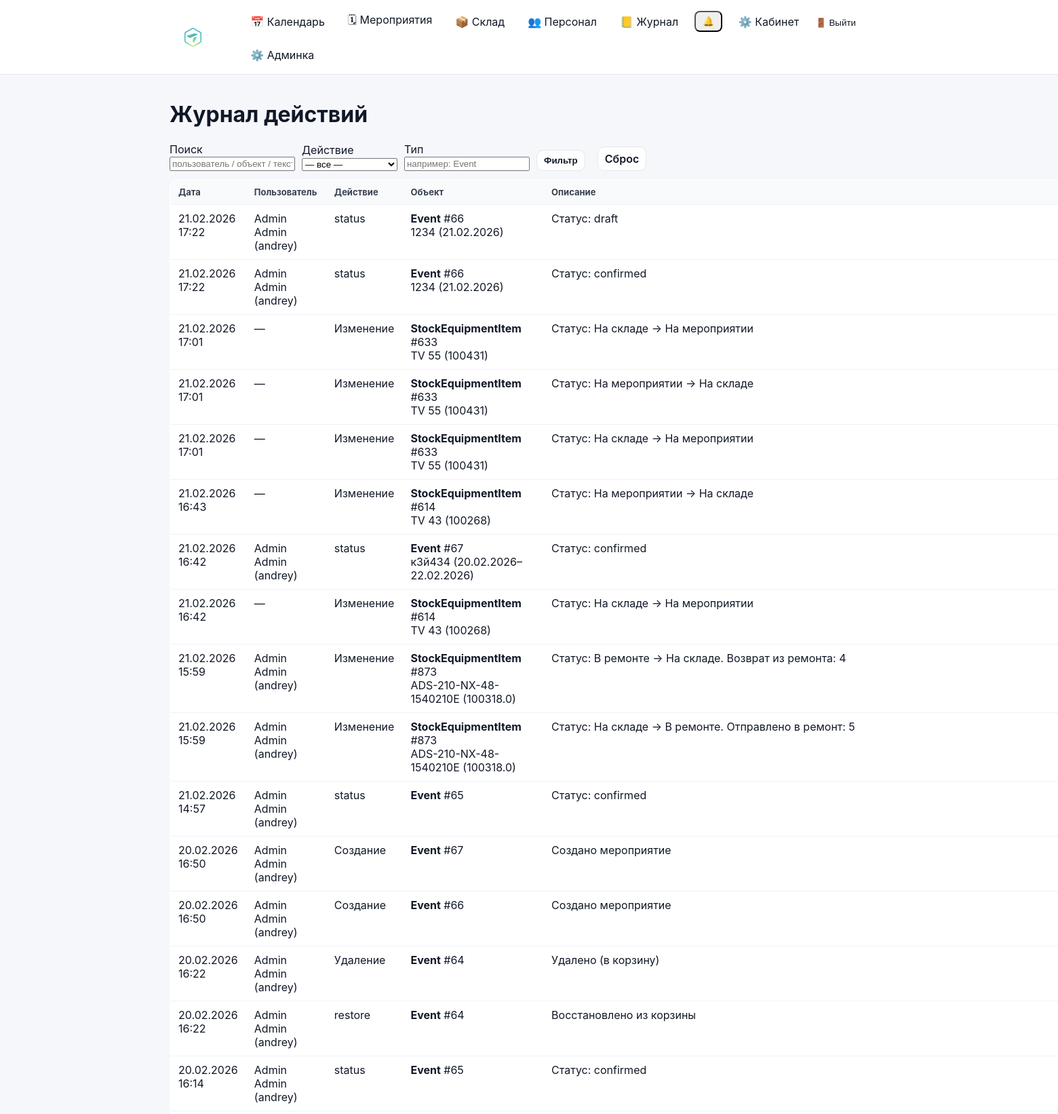
Screenshot of /audit/ (signed in, upper part) with the database file from the repository.
### audit/models.py (models this page shows, shortened)
class AuditLog(models.Model):
    ACTION_CREATE = "create"
    ACTION_UPDATE = "update"
    ACTION_DELETE = "delete"
    ACTION_CHOICES = (
        (ACTION_CREATE, "Создание"),
        (ACTION_UPDATE, "Изменение"),
        (ACTION_DELETE, "Удаление"),
    )
    created_at = models.DateTimeField(auto_now_add=True)
    actor = models.ForeignKey(
        settings.AUTH_USER_MODEL,
        on_delete=models.SET_NULL,
        null=True,
        blank=True,
        related_name="audit_logs",
        verbose_name="Кто сделал",
    )
    action = models.CharField(max_length=20, choices=ACTION_CHOICES)
    entity_type = models.CharField(max_length=120)         # например "Equipment"
    entity_id = models.CharField(max_length=64, blank=True)  # id как строка (на всякий)
    entity_repr = models.CharField(max_length=255, blank=True)
    message = models.TextField(blank=True)
    meta = models.JSONField(default=dict, blank=True)
    class Meta:
        ordering = ("-created_at",)

### accounts/models.py (models this page shows, shortened)
class User(AbstractUser):
    phone = models.CharField("Телефон", max_length=30, blank=True, default="")
    patronymic = models.CharField("Отчество", max_length=150, blank=True, default="")
    class Meta(AbstractUser.Meta):
        permissions = [
            ("manage_staff", "Can manage staff (users/roles)"),
        ]

### audit/views.py (the view, shortened to what this page needs)
# urls.py: path("", audit_list_view, name="audit_list"),
@login_required
def audit_list_view(request):
    if not can_manage_staff(request.user):
        return HttpResponseForbidden("Нет доступа")
    qs = AuditLog.objects.select_related("actor").all()
    q = (request.GET.get("q") or "").strip()
    action = (request.GET.get("action") or "").strip()
    etype = (request.GET.get("type") or "").strip()
    if action:
        qs = qs.filter(action=action)
    if etype:
        qs = qs.filter(entity_type=etype)
    return render(
        request,
        "audit/audit_list.html",
        {
            "logs": qs[:500],  # чтобы не грузить бесконечно
            "q": q,
            "action": action,
            "type": etype,
        },
    )

### accounts/context_processors.py (called while the page is built)
def authz_flags(request):
    user = getattr(request, "user", None)
    return {
        "can_manage_staff": can_manage_staff(user),
        "can_edit_event_card": can_edit_event_card(user),
        "can_edit_event_equipment": can_edit_event_equipment(user),
        "can_edit_inventory": can_edit_inventory(user),
        "can_view_stock": can_view_stock(user),
    }

### accounts/permissions.py (called while the page is built)
def _ok(user) -> bool:
    return bool(user and user.is_authenticated)

def is_super(user) -> bool:
    return bool(_ok(user) and getattr(user, "is_superuser", False))

def can_manage_staff(user) -> bool:
    return is_super(user) or (_ok(user) and user.has_perm("accounts.manage_staff"))

def can_edit_inventory(user) -> bool:
    return is_super(user) or (_ok(user) and user.has_perm("inventory.manage_inventory"))

def can_view_stock(user) -> bool:
    return is_super(user) or (_ok(user) and (user.has_perm("inventory.manage_inventory") or user.has_perm("events.edit_event_card")))

def can_edit_event_card(user) -> bool:
    return is_super(user) or (_ok(user) and user.has_perm("events.edit_event_card"))

def can_edit_event_equipment(user) -> bool:
    return is_super(user) or (_ok(user) and user.has_perm("events.edit_event_equipment"))

### audit/templates/audit/audit_list.html (shortened to what this page needs)
{% extends "base.html" %}
{% block content %}
<h1>Журнал действий</h1>
<form method="get" style="display:flex; gap:10px; flex-wrap:wrap; align-items:end; margin: 12px 0;">
  <div>
    <div class="muted">Поиск</div>
    <input type="text" name="q" value="{{ q }}" placeholder="пользователь / объект / текст" />
  </div>
  <div>
    <div class="muted">Действие</div>
    <select name="action">
      <option value="">— все —</option>
    </select>
  </div>
  <div>
    <div class="muted">Тип</div>
    <input type="text" name="type" value="{{ type }}" placeholder="например: Event" />
  </div>
  <button class="btn-secondary" type="submit">Фильтр</button>
  <a class="btn-secondary" href="{% url 'audit_list' %}">Сброс</a>
</form>
<table class="list-table">
  <thead>
    <tr>
      <th style="width:170px;">Дата</th>
      <th style="width:170px;">Пользователь</th>
      <th style="width:120px;">Действие</th>
      <th>Объект</th>
      <th>Описание</th>
    </tr>
  </thead>
  <tbody>
    {% for row in logs %}
    <tr>
      <td>{{ row.created_at|date:"d.m.Y H:i" }}</td>
      <td>
        {% if row.actor %}
          {% if row.actor.first_name or row.actor.last_name %}
            {{ row.actor.last_name }} {{ row.actor.first_name }}
            <span class="muted">({{ row.actor.username }})</span>
          {% else %}
            {{ row.actor.username }}
          {% endif %}
        {% else %}
          —
        {% endif %}
      </td>
      <td>{{ row.get_action_display }}</td>
      <td>
        <strong>{{ row.entity_type }}</strong>
        {% if row.entity_id %}#{{ row.entity_id }}{% endif %}
        {% if row.entity_repr %}
          <div class="muted">{{ row.entity_repr }}</div>
        {% endif %}
      </td>
      <td>{{ row.message|default:"—" }}</td>
    </tr>
    {% empty %}
    <tr><td colspan="5">Записей пока нет</td></tr>
    {% endfor %}
  </tbody>
</table>
{% endblock %}

### static/css/base.css (style rules this page uses)
* { box-sizing: border-box; }
html, body { height: 100%; }
body { margin: 0; font-family: -apple-system, BlinkMacSystemFont, "Segoe UI", Roboto, Arial, sans-serif; background: #f5f7fb; color: #111827; }
a { color: inherit; text-decoration: none; }
.btn-secondary { display: inline-flex; align-items: center; padding: 7px 10px; border-radius: 10px; border: 1px solid #e5e7eb; background: #ffffff; color: #111827; font-weight: 600; text-decoration: none; margin-right: 8px; transition: transform 160ms ease, box-shadow 160ms ease, background 160ms ease; }
.list-table { width: 100%; border-collapse: collapse; background: #ffffff; border: 1px solid #e5e7eb; border-radius: 12px; overflow: hidden; }
.list-table th, .list-table td { padding: 10px 12px; border-bottom: 1px solid #eef2f7; text-align: left; vertical-align: top; }
.list-table th { background: #f9fafb; font-size: 13px; color: #374151; }

### rows the page displays
AuditLog: created_at "21.02.2026 17:22", actor.last_name "Admin", actor.first_name "Admin", actor.username "andrey", action "status", entity_type "Event", entity_id "66", entity_repr "1234 (21.02.2026)", message "Статус: draft"
AuditLog: created_at "21.02.2026 17:22", actor.last_name "Admin", actor.first_name "Admin", actor.username "andrey", action "status", entity_type "Event", entity_id "66", entity_repr "1234 (21.02.2026)", message "Статус: confirmed"
AuditLog: created_at "21.02.2026 17:01", action "Изменение", entity_type "StockEquipmentItem", entity_id "633", entity_repr "TV 55 (100431)", message "Статус: На складе → На мероприятии"
AuditLog: created_at "21.02.2026 17:01", action "Изменение", entity_type "StockEquipmentItem", entity_id "633", entity_repr "TV 55 (100431)", message "Статус: На мероприятии → На складе"
AuditLog: created_at "21.02.2026 17:01", action "Изменение", entity_type "StockEquipmentItem", entity_id "633", entity_repr "TV 55 (100431)", message "Статус: На складе → На мероприятии"
AuditLog: created_at "21.02.2026 16:43", action "Изменение", entity_type "StockEquipmentItem", entity_id "614", entity_repr "TV 43 (100268)", message "Статус: На мероприятии → На складе"
AuditLog: created_at "21.02.2026 16:42", actor.last_name "Admin", actor.first_name "Admin", actor.username "andrey", action "status", entity_type "Event", entity_id "67", entity_repr "к3й434 (20.02.2026–22.02.2026)", message "Статус: confirmed"
AuditLog: created_at "21.02.2026 16:42", action "Изменение", entity_type "StockEquipmentItem", entity_id "614", entity_repr "TV 43 (100268)", message "Статус: На складе → На мероприятии"
AuditLog: created_at "21.02.2026 15:59", actor.last_name "Admin", actor.first_name "Admin", actor.username "andrey", action "Изменение", entity_type "StockEquipmentItem", entity_id "873", entity_repr "ADS-210-NX-48-1540210E (100318.0)", message "Статус: В ремонте → На складе. Возврат из ремонта: 4"
AuditLog: created_at "21.02.2026 15:59", actor.last_name "Admin", actor.first_name "Admin", actor.username "andrey", action "Изменение", entity_type "StockEquipmentItem", entity_id "873", entity_repr "ADS-210-NX-48-1540210E (100318.0)", message "Статус: На складе → В ремонте. Отправлено в ремонт: 5"
AuditLog: created_at "21.02.2026 14:57", actor.last_name "Admin", actor.first_name "Admin", actor.username "andrey", action "status", entity_type "Event", entity_id "65", message "Статус: confirmed"
AuditLog: created_at "20.02.2026 16:50", actor.last_name "Admin", actor.first_name "Admin", actor.username "andrey", action "Создание", entity_type "Event", entity_id "67", message "Создано мероприятие"
AuditLog: created_at "20.02.2026 16:50", actor.last_name "Admin", actor.first_name "Admin", actor.username "andrey", action "Создание", entity_type "Event", entity_id "66", message "Создано мероприятие"
AuditLog: created_at "20.02.2026 16:22", actor.last_name "Admin", actor.first_name "Admin", actor.username "andrey", action "Удаление", entity_type "Event", entity_id "64", message "Удалено (в корзину)"
AuditLog: created_at "20.02.2026 16:22", actor.last_name "Admin", actor.first_name "Admin", actor.username "andrey", action "restore", entity_type "Event", entity_id "64", message "Восстановлено из корзины"
AuditLog: created_at "20.02.2026 16:14", actor.last_name "Admin", actor.first_name "Admin", actor.username "andrey", action "status", entity_type "Event", entity_id "65", message "Статус: confirmed"
